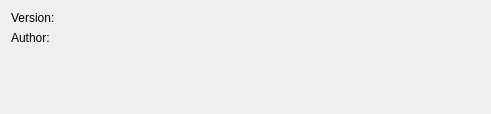
<?xml version="1.0" encoding="UTF-8"?>
<ui version="4.0">
 <class>AboutParserWidget</class>
 <widget class="QWidget" name="AboutParserWidget">
  <property name="geometry">
   <rect>
    <x>0</x>
    <y>0</y>
    <width>491</width>
    <height>114</height>
   </rect>
  </property>
  <property name="windowTitle">
   <string>Form</string>
  </property>
  <layout class="QFormLayout" name="formLayout">
   <item row="0" column="0">
    <widget class="QLabel" name="label_3">
     <property name="text">
      <string>Version:</string>
     </property>
     <property name="alignment">
      <set>Qt::AlignLeading|Qt::AlignLeft|Qt::AlignTop</set>
     </property>
    </widget>
   </item>
   <item row="0" column="1">
    <widget class="QLabel" name="ui_parserVersion">
     <property name="sizePolicy">
      <sizepolicy hsizetype="Preferred" vsizetype="Preferred">
       <horstretch>1</horstretch>
       <verstretch>0</verstretch>
      </sizepolicy>
     </property>
     <property name="text">
      <string notr="true">&lt;parser version&gt;</string>
     </property>
     <property name="alignment">
      <set>Qt::AlignLeading|Qt::AlignLeft|Qt::AlignTop</set>
     </property>
    </widget>
   </item>
   <item row="1" column="0">
    <widget class="QLabel" name="label_5">
     <property name="text">
      <string>Author:</string>
     </property>
     <property name="alignment">
      <set>Qt::AlignLeading|Qt::AlignLeft|Qt::AlignTop</set>
     </property>
    </widget>
   </item>
   <item row="1" column="1">
    <widget class="QLabel" name="ui_parserAuthor">
     <property name="sizePolicy">
      <sizepolicy hsizetype="Preferred" vsizetype="Preferred">
       <horstretch>1</horstretch>
       <verstretch>0</verstretch>
      </sizepolicy>
     </property>
     <property name="text">
      <string notr="true">&lt;parser author&gt;</string>
     </property>
     <property name="alignment">
      <set>Qt::AlignLeading|Qt::AlignLeft|Qt::AlignTop</set>
     </property>
    </widget>
   </item>
   <item row="2" column="1">
    <spacer name="verticalSpacer_4">
     <property name="orientation">
      <enum>Qt::Vertical</enum>
     </property>
     <property name="sizeHint" stdset="0">
      <size>
       <width>20</width>
       <height>43</height>
      </size>
     </property>
    </spacer>
   </item>
  </layout>
 </widget>
 <resources/>
 <connections/>
</ui>
